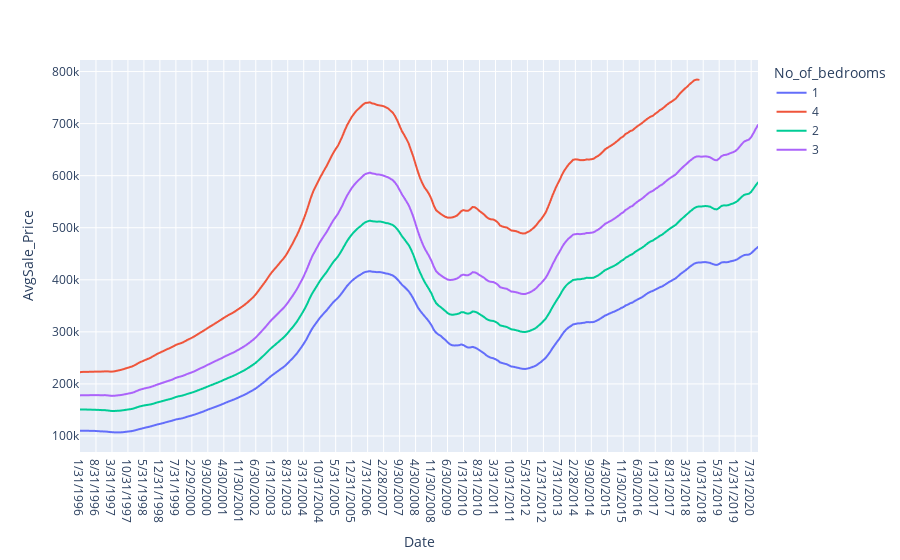

The code cell stored with this chart in its notebook:
### Code cell
#Target Variable is 2020 Price. We want to see the relationship between Year and price
#plt.scatter(ca_df.No_of_bedrooms, ca_df.AvgSale_Price)
#plt.xlabel("month_year")
#plt.ylabel("median_house_price")
#plt.show()
import plotly.express as px

fig = px.line(ca_df, x="Date", y="AvgSale_Price", color='No_of_bedrooms')
fig.show()

### Figure 1 — Plotly figure (JSON) as saved in the notebook; plotly's stock layout.template omitted (floating-point values rounded to 4 significant figures; data arrays with more than 128 entries replaced by an {"elided": "..."} marker saying what was removed)
{"data": [{"hovertemplate": "No_of_bedrooms=1<br>Date=%{x}<br>AvgSale_Price=%{y}<extra></extra>", "legendgroup": "1", "line": {"color": "#636efa", "dash": "solid"}, "mode": "lines", "name": "1", "showlegend": true, "type": "scattergl", "x": {"elided": "298 str values"}, "xaxis": "x", "y": {"elided": "298 int values"}, "yaxis": "y"}, {"hovertemplate": "No_of_bedrooms=4<br>Date=%{x}<br>AvgSale_Price=%{y}<extra></extra>", "legendgroup": "4", "line": {"color": "#EF553B", "dash": "solid"}, "mode": "lines", "name": "4", "showlegend": true, "type": "scattergl", "x": {"elided": "272 str values"}, "xaxis": "x", "y": {"elided": "272 int values"}, "yaxis": "y"}, {"hovertemplate": "No_of_bedrooms=2<br>Date=%{x}<br>AvgSale_Price=%{y}<extra></extra>", "legendgroup": "2", "line": {"color": "#00cc96", "dash": "solid"}, "mode": "lines", "name": "2", "showlegend": true, "type": "scattergl", "x": {"elided": "298 str values"}, "xaxis": "x", "y": {"elided": "298 int values"}, "yaxis": "y"}, {"hovertemplate": "No_of_bedrooms=3<br>Date=%{x}<br>AvgSale_Price=%{y}<extra></extra>", "legendgroup": "3", "line": {"color": "#ab63fa", "dash": "solid"}, "mode": "lines", "name": "3", "showlegend": true, "type": "scattergl", "x": {"elided": "298 str values"}, "xaxis": "x", "y": {"elided": "298 int values"}, "yaxis": "y"}], "layout": {"legend": {"title": {"text": "No_of_bedrooms"}, "tracegroupgap": 0}, "margin": {"t": 60}, "xaxis": {"anchor": "y", "domain": [0, 1], "title": {"text": "Date"}}, "yaxis": {"anchor": "x", "domain": [0, 1], "title": {"text": "AvgSale_Price"}}}}
